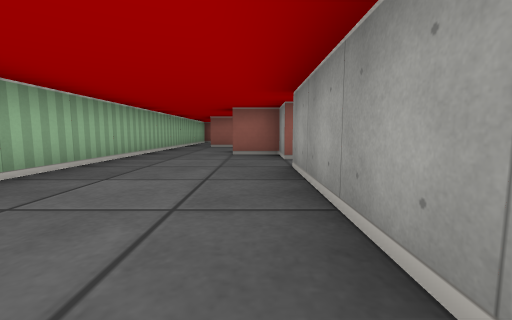
[1] (above)

17 first-person views from a walk through a cub3D level. The camera is about half as high as the walls, tilts 6° down and sees 90° across. The floor is counted in squares. Each view is taken from the middle of a square. On the plan, view 1 faces up. The plan holds only what a view shows up to about 9 squares ahead; the rest is blank. The place goes on beyond the plan.

[2]
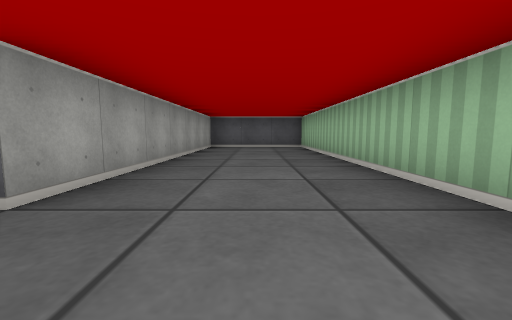

[3]
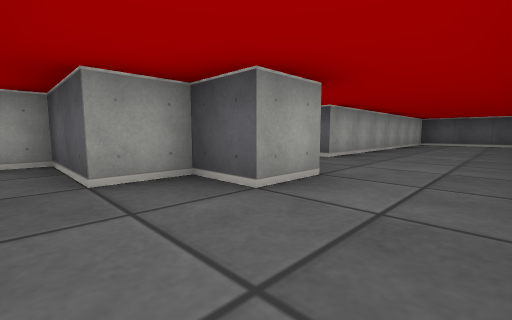

[4]
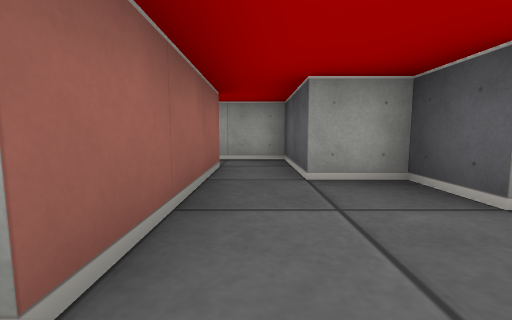

[5]
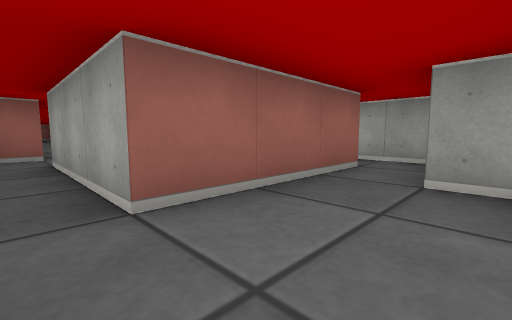

[6]
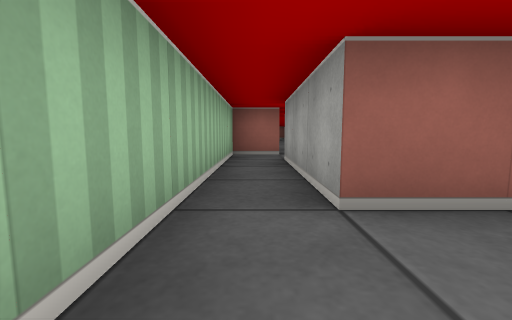

[7]
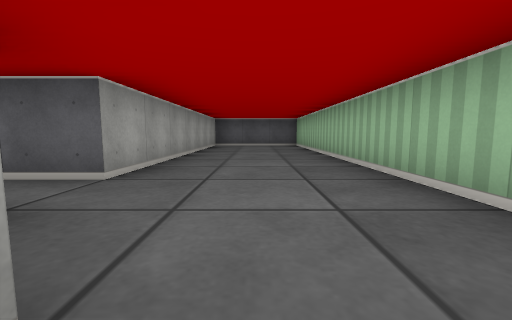

[8]
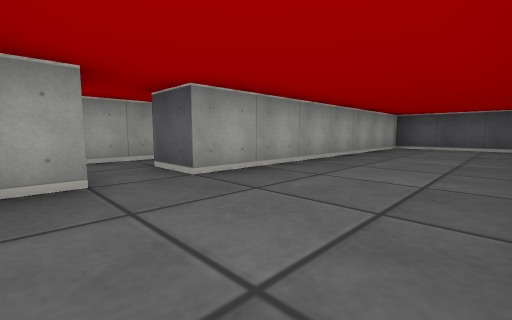

[9]
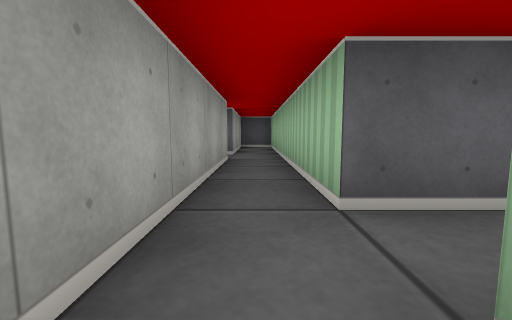

[10]
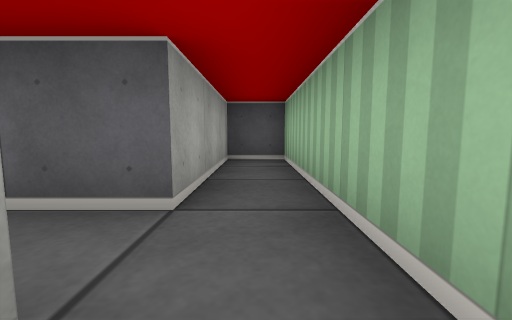

[11]
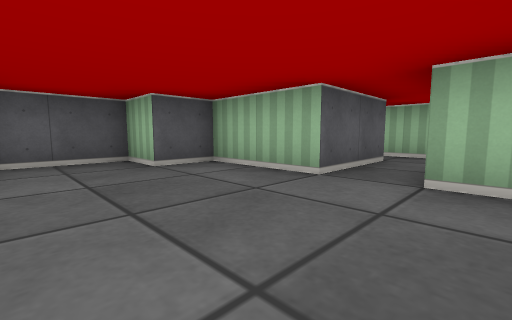

[12]
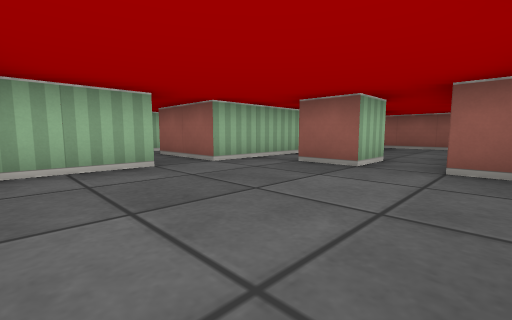

[13]
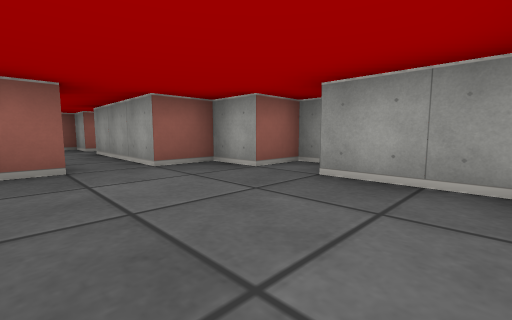

[14]
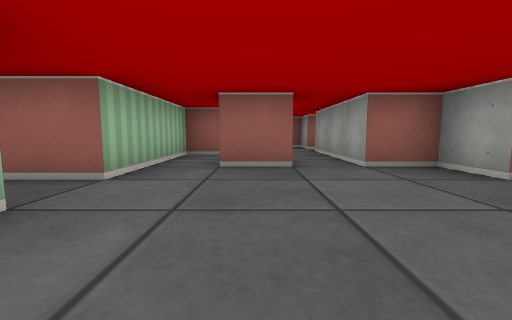

[15]
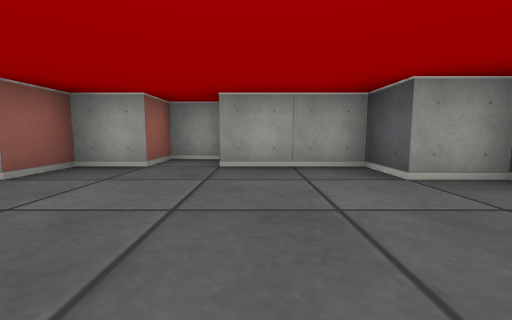

[16]
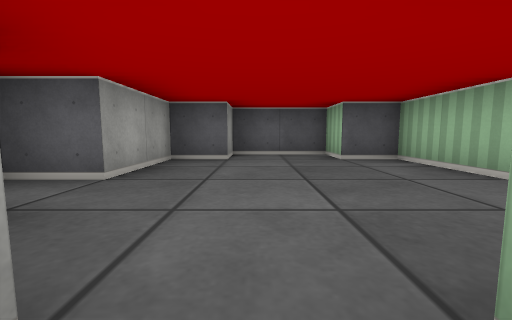

[17]
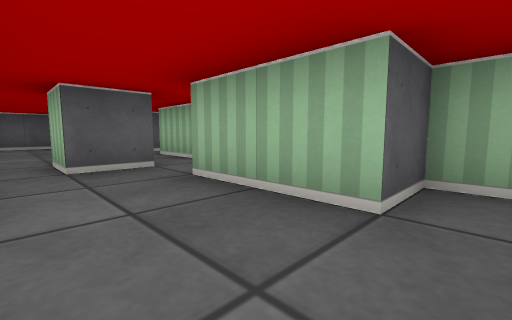

### Floor plan
Points are (right, up) in squares from view 1. A wall is a line through its corners. A room is listed if a view was taken in it or the views show most of it. See-through windows are left out.
Room 1 (views 1, 2, 3, 4, 5, 6, 7, 8)
walls: (0.5, 4.4) (0.5, 5.5) (-0.5, 5.5) (-0.5, 6.5) (0.5, 6.5) (0.5, 7.5) (2.5, 7.5) (2.5, 9); (1.6, 8.5) (-1.5, 8.5) (-1.5, 11.5); (-2.5, 11.5) (-2.5, -3.5) (0.5, -3.5) (0.5, 3.5) (1.5, 3.5)
ways out: opening at (1, 4) to room 2; opening at (-2, 11); opening at (2, 9)
Room 2 (views 9, 10)
walls: (1.5, 3.5) (1.5, -3.5) (2.5, -3.5) (2.5, -0.5) (4.5, -0.5); (4.5, 0.5) (2.5, 0.5) (2.5, 4.6)
ways out: opening at (1, 4) to room 1; opening at (3.5, 0) to room 3
Room 3 (views 11, 12, 13, 14, 15, 16, 17)
walls: (5.4, 2.5) (6.5, 2.5) (6.5, 1.5) (5.5, 1.5); (4.5, -0.5) (4.5, -2.5) (5.5, -2.5) (5.5, -3.5) (7.5, -3.5) (7.5, -2.5) (8.5, -2.5) (8.5, -0.5) (9.5, -0.5) (9.5, 0.5) (8.5, 0.5) (8.5, 1.5) (7.5, 1.5) (7.5, 4.5); (7.5, 5.4) (7.5, 6.5) (5.1, 6.5); (4.5, 6.1) (4.5, 5.5) (5.5, 5.5) (5.5, 3.5) (4.5, 3.5) (4.5, 0.5)
ways out: opening at (3.5, 0) to room 2

Positions as (right, up) in squares from view 1, and headings:
1: (0, 0), facing up
2: (-1, 5), facing down
3: (-2, 8), facing down-right
4: (-2, 8), facing right
5: (-2, 7), facing up-right
6: (-2, 7), facing up
7: (-1, 6), facing down
8: (-2, 5), facing down-right
9: (2, 5), facing down
10: (2, 1), facing down
11: (7, 1), facing down-left
12: (8, -2), facing up-left
13: (6, -2), facing up-right
14: (6, -2), facing up
15: (5, -1), facing right
16: (7, 2), facing down
17: (7, 6), facing down-left
